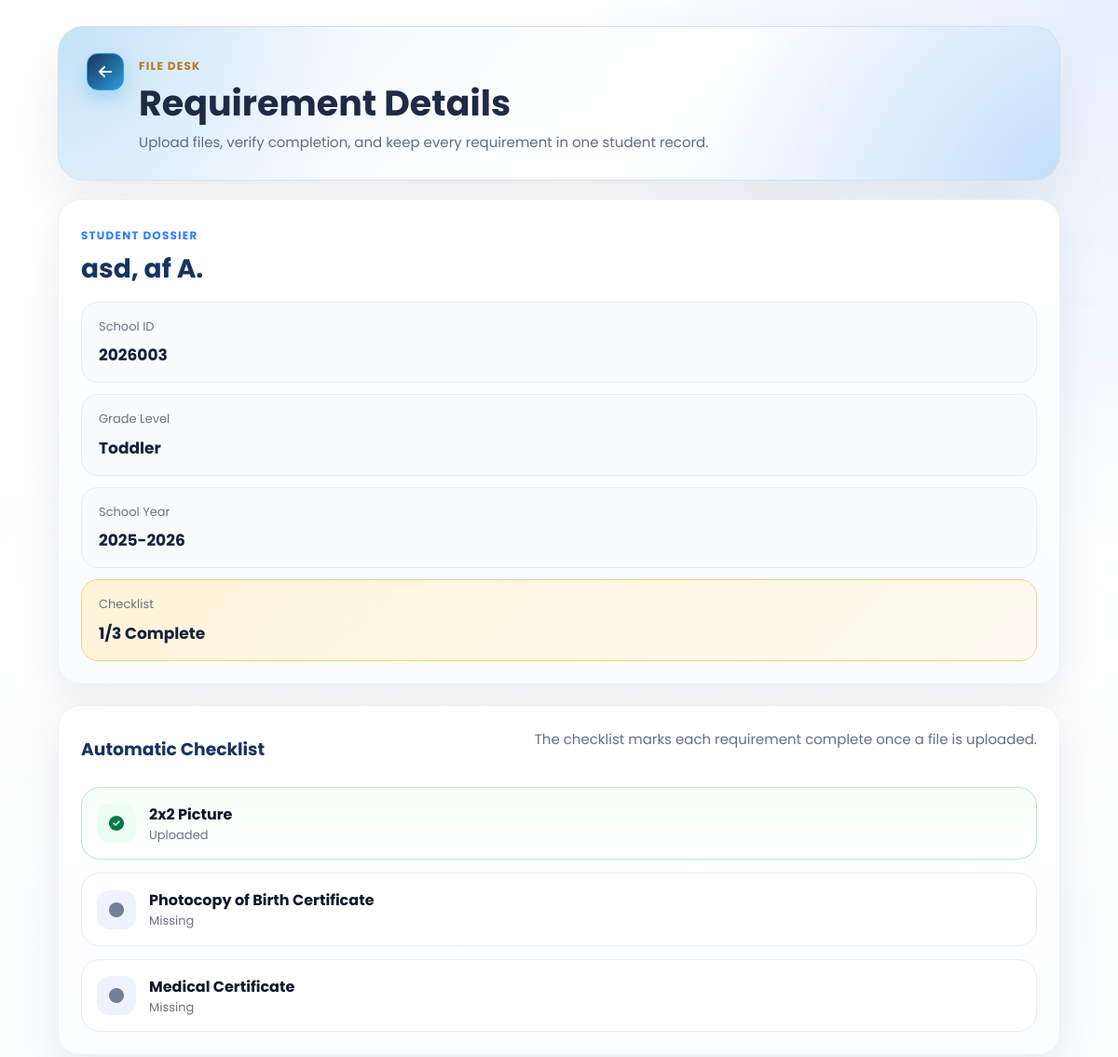
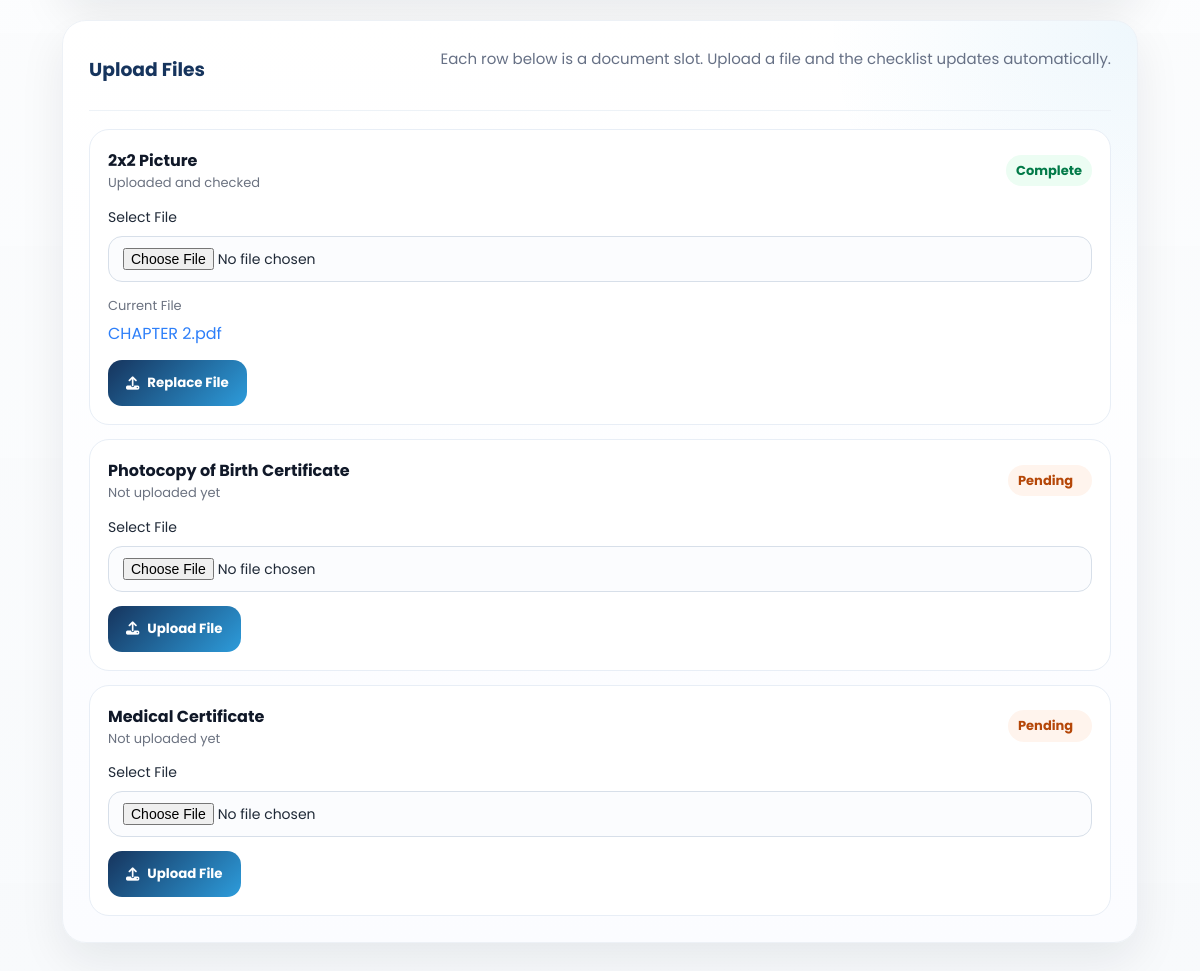
/SmartEnroll/requirements_upload_details.php?student_id=2026003 (signed in), run on the app's committed database (2 pictures, top to bottom).
### tables this page shows
CREATE TABLE `enrollments` (
  `id` int(11) NOT NULL,
  `grade_level` varchar(50) DEFAULT NULL,
  `student_id` varchar(20) DEFAULT NULL,
  `school_year` varchar(20) DEFAULT NULL,
  `student_status` varchar(50) DEFAULT NULL,
  `completion_date` date DEFAULT NULL,
  `learner_lname` varchar(100) DEFAULT NULL,
  `learner_fname` varchar(100) DEFAULT NULL,
  `learner_mname` varchar(100) DEFAULT NULL,
  `learner_ext` varchar(20) DEFAULT NULL,
  `nickname` varchar(100) DEFAULT NULL,
  `sex` varchar(20) DEFAULT NULL,
  `dob` varchar(20) DEFAULT NULL,
  `age` int(11) DEFAULT NULL,
  `mother_tongue` varchar(100) DEFAULT NULL,
  `religion` varchar(100) DEFAULT NULL,
  `email` varchar(150) DEFAULT NULL,
  `province` varchar(100) DEFAULT NULL,
  `municipality` varchar(100) DEFAULT NULL,
  `barangay` varchar(100) DEFAULT NULL,
  `street` varchar(150) DEFAULT NULL,
  `father_lname` varchar(100) DEFAULT NULL,
  `father_fname` varchar(100) DEFAULT NULL,
  `father_mname` varchar(100) DEFAULT NULL,
  `father_occ` varchar(100) DEFAULT NULL,
  `father_contact` varchar(50) DEFAULT NULL,
  `mother_lname` varchar(100) DEFAULT NULL,
  `mother_fname` varchar(100) DEFAULT NULL,
  `mother_mname` varchar(100) DEFAULT NULL,
  `mother_occ` varchar(100) DEFAULT NULL,
  `mother_contact` varchar(50) DEFAULT NULL,
  `mother_maiden` varchar(100) DEFAULT NULL,
  `guardian_type` varchar(50) DEFAULT NULL,
  `guardian_lname` varchar(100) DEFAULT NULL,
  `guardian_fname` varchar(100) DEFAULT NULL,
  `guardian_mname` varchar(100) DEFAULT NULL,
  `guardian_occ` varchar(100) DEFAULT NULL,
  `guardian_contact` varchar(50) DEFAULT NULL,
  `emergency1_name` varchar(150) DEFAULT NULL,
  `emergency1_relationship` varchar(100) DEFAULT NULL,
  `emergency1_contact` varchar(50) DEFAULT NULL,
  `emergency2_name` varchar(150) DEFAULT NULL,
  `emergency2_relationship` varchar(100) DEFAULT NULL,
  `emergency2_contact` varchar(50) DEFAULT NULL,
  `emergency3_name` varchar(150) DEFAULT NULL,
  `emergency3_relationship` varchar(100) DEFAULT NULL,
  `emergency3_contact` varchar(50) DEFAULT NULL,
  `special_needs` text DEFAULT NULL,
  `medication` varchar(10) DEFAULT NULL,
  `medication_details` text DEFAULT NULL,
  `created_at` timestamp NOT NULL DEFAULT current_timestamp()
);

CREATE TABLE `student_requirements` (
  `id` int(11) NOT NULL,
  `enrollment_id` int(11) NOT NULL,
  `student_id` varchar(100) NOT NULL,
  `requirement_key` varchar(100) NOT NULL,
  `original_name` varchar(255) NOT NULL DEFAULT '',
  `stored_name` varchar(255) NOT NULL DEFAULT '',
  `file_path` varchar(255) NOT NULL DEFAULT '',
  `uploaded_at` timestamp NOT NULL DEFAULT current_timestamp()
);

### SmartEnroll/requirements_upload_details.php (the view, shortened to what this page needs)
<?php
$selectedId = trim((string)($_GET['student_id'] ?? $_POST['student_id'] ?? ''));
$selectedStudent = null;
$requirements = [
    'picture_2x2' => '2x2 Picture',
    'birth_certificate' => 'Photocopy of Birth Certificate',
    'medical_certificate' => 'Medical Certificate',
];
$uploadedFiles = [];
function format_name(array $row): string
{
    $m = trim((string)($row['learner_mname'] ?? ''));
    $mi = $m !== '' ? strtoupper(mb_substr($m, 0, 1)) . '.' : '';
    $full = trim(
        ($row['learner_lname'] ?? '') . ', ' .
        ($row['learner_fname'] ?? '') . ' ' . $mi
    );
    return trim(preg_replace('/\s+/', ' ', $full), ' ,');
}
function get_student(mysqli $conn, string $studentId): ?array
{
    $stmt = $conn->prepare(
        "SELECT id, student_id, learner_lname, learner_fname, learner_mname, grade_level, school_year
         FROM enrollments
         WHERE student_id = ?
         LIMIT 1"
    );
    $stmt->bind_param('s', $studentId);
    $stmt->execute();
    $student = $stmt->get_result()->fetch_assoc() ?: null;
    return $student;
}
function load_uploaded_files(mysqli $conn, int $enrollmentId): array
{
    $files = [];
    $stmt = $conn->prepare(
        "SELECT requirement_key, original_name, stored_name, file_path, uploaded_at
         FROM student_requirements
         WHERE enrollment_id = ?"
    );
    $stmt->bind_param('i', $enrollmentId);
    $stmt->execute();
    $result = $stmt->get_result();
    while ($row = $result->fetch_assoc()) {
        $files[$row['requirement_key']] = $row;
    }
    return $files;
}
try {
    $conn = new mysqli('127.0.0.1', 'root', '', 'smartenroll');
    $conn->set_charset('utf8mb4');
    $selectedStudent = get_student($conn, $selectedId);
    $uploadedFiles = load_uploaded_files($conn, (int)$selectedStudent['id']);
} catch (Throwable $e) {
    $error = $e->getMessage();
}
$studentName = $selectedStudent ? format_name($selectedStudent) : '';
$completedCount = 0;
foreach (array_keys($requirements) as $key) {
    if (isset($uploadedFiles[$key])) {
        $completedCount++;
    }
}
?>
<!DOCTYPE html>
<html lang="en">
<head>
    <link rel="stylesheet" href="css/style.css">
    <link rel="stylesheet" href="css/requirements_upload.css">
    <link rel="stylesheet" href="https://cdnjs.cloudflare.com/ajax/libs/font-awesome/6.5.0/css/all.min.css">
</head>
<body class="dashboard-page dashboard-white-page">
<main class="dashboard-main requirements-main">
    <section class="requirements-hero detail-hero">
        <div class="requirements-hero-top">
            <a href="requirements_upload.php" class="dashboard-link back-left"><i class="fa-solid fa-arrow-left"></i></a>
            <div class="requirements-hero-copy">
                <span class="eyebrow eyebrow-gold">File Desk</span>
                <h1>Requirement Details</h1>
                <p>Upload files, verify completion, and keep every requirement in one student record.</p>
            </div>
        </div>
    </section>
    <?php if ($selectedStudent): ?>
        <section class="requirements-workspace">
            <aside class="requirements-sidebar">
                <div class="student-dossier">
                    <span class="eyebrow eyebrow-blue">Student Dossier</span>
                    <h2><?php echo htmlspecialchars($studentName); ?></h2>
                    <div class="dossier-list">
                        <div class="dossier-item">
                            <span>School ID</span>
                            <strong><?php echo htmlspecialchars((string)$selectedStudent['student_id']); ?></strong>
                        </div>
                        <div class="dossier-item">
                            <span>Grade Level</span>
                            <strong><?php echo htmlspecialchars((string)$selectedStudent['grade_level']); ?></strong>
                        </div>
                        <div class="dossier-item">
                            <span>School Year</span>
                            <strong><?php echo htmlspecialchars((string)$selectedStudent['school_year']); ?></strong>
                        </div>
                        <div class="dossier-item accent">
                            <span>Checklist</span>
                            <strong><?php echo $completedCount; ?>/<?php echo count($requirements); ?> Complete</strong>
                        </div>
                    </div>
                </div>
                <div class="requirements-panel checklist-panel">
                    <div class="requirements-panel-head">
                    <h3>Automatic Checklist</h3>
                    <p>The checklist marks each requirement complete once a file is uploaded.</p>
                </div>
                <div class="checklist-list">
                    <?php foreach ($requirements as $key => $label): ?>
                        <?php $isDone = isset($uploadedFiles[$key]); ?>
                        <div class="checklist-item <?php echo $isDone ? 'done' : ''; ?>">
                            <div class="checklist-icon">
                                <i class="fa-solid <?php echo $isDone ? 'fa-circle-check' : 'fa-circle'; ?>"></i>
                            </div>
                            <div class="checklist-copy">
                                <strong><?php echo htmlspecialchars($label); ?></strong>
                                <span><?php echo $isDone ? 'Uploaded' : 'Missing'; ?></span>
                            </div>
                        </div>
                    <?php endforeach; ?>
                </div>
                </div>
            </aside>
            <section class="requirements-panel upload-workbench">
                <div class="requirements-panel-head upload-workbench-head">
                    <h3>Upload Files</h3>
                    <p>Each row below is a document slot. Upload a file and the checklist updates automatically.</p>
                </div>
                <div class="upload-card-list">
                    <?php foreach ($requirements as $key => $label): ?>
                        <?php $fileInfo = $uploadedFiles[$key] ?? null; ?>
                        <form class="upload-item-card" method="post" action="requirements_upload_details.php?student_id=<?php echo urlencode($selectedId); ?>" enctype="multipart/form-data">
                            <div class="upload-item-head">
                                <div>
                                    <strong><?php echo htmlspecialchars($label); ?></strong>
                                    <span><?php echo $fileInfo ? 'Uploaded and checked' : 'Not uploaded yet'; ?></span>
                                </div>
                                <span class="upload-status <?php echo $fileInfo ? 'done' : 'pending'; ?>">
                                    <?php echo $fileInfo ? 'Complete' : 'Pending'; ?>
                                </span>
                            </div>
                            <label class="file-input-wrap">
                                <span>Select File</span>
                                <input type="file" name="requirement_file" accept=".jpg,.jpeg,.png,.pdf" required>
                            </label>
                            <?php if ($fileInfo): ?>
                                <div class="uploaded-file-note">
                                    <span>Current File</span>
                                    <a href="<?php echo htmlspecialchars($fileInfo['file_path']); ?>" target="_blank" rel="noopener noreferrer">
                                        <?php echo htmlspecialchars((string)$fileInfo['original_name']); ?>
                                    </a>
                                </div>
                            <?php endif; ?>
                            <button type="submit" class="upload-submit-btn">
                                <i class="fa-solid fa-upload"></i>
                                <?php echo $fileInfo ? 'Replace File' : 'Upload File'; ?>
                            </button>
                        </form>
                    <?php endforeach; ?>
                </div>
            </section>
        </section>
    <?php endif; ?>
</main>
</body>
</html>

### SmartEnroll/css/style.css (style rules this page uses)
* { margin: 0; padding: 0; box-sizing: border-box; font-family: 'Poppins', sans-serif; }
:root { --logo-blue: #19325a; --logo-blue-light: #1e88e5; --logo-yellow: #fdd835; --logo-yellow-soft: #ffe970; --logo-green: #43a047; }
body, html { height: 100%; color: #fff; }
html { scroll-behavior: smooth; }
body { background: #0f172a; }
.eyebrow { text-transform: uppercase; letter-spacing: 1.4px; font-size: 12px; color: #6b7280; margin-bottom: 8px; font-weight: 600; }
.dashboard-page { background: linear-gradient(135deg, rgba(12, 25, 47, 0.72), rgba(25, 50, 90, 0.48)), #f5f6f8; color: #1b1f2a; position: relative; min-height: 100vh; overflow-x: hidden; }
.dashboard-page::before { content: ""; position: fixed; inset: 0; background: linear-gradient(135deg, rgba(12, 25, 47, 0.5), rgba(25, 50, 90, 0.18)), url('../assets/img1.jpg') center center / cover no-repeat; filter: blur(5px) saturate(1.05); transform: scale(1.05); z-index: 0; }
.dashboard-page::after { content: ""; position: fixed; inset: 0; background: radial-gradient(circle at top right, rgba(253, 216, 53, 0.22), transparent 28%), linear-gradient(180deg, rgba(255, 255, 255, 0.08), rgba(255, 255, 255, 0.16)); z-index: 0; pointer-events: none; }
.dashboard-page.dashboard-white-page { background: #f8fafc; }
.dashboard-page.dashboard-white-page::before { display: none; }
.dashboard-page.dashboard-white-page::after { background: radial-gradient(circle at top right, rgba(219, 234, 254, 0.72), transparent 24%), linear-gradient(180deg, rgba(255, 255, 255, 0.96), rgba(248, 250, 252, 1)); }
.dashboard-main { width: min(1920px, calc(100vw - 96px)); max-width: 1920px; margin: 0 auto; padding: 42px 24px 56px; position: relative; z-index: 1; }
.dashboard-link { text-decoration: none; color: var(--logo-blue); font-weight: 700; background: rgba(253, 216, 53, 0.95); padding: 12px 18px; border-radius: 999px; box-shadow: 0 10px 24px rgba(253, 216, 53, 0.26); transition: transform 0.2s ease, box-shadow 0.2s ease, background 0.2s ease; }

### data on the page
enrollments: studentName "asd, af A.", student "2026003", grade_level "Toddler", school_year "2025-2026", id.original_name "CHAPTER 2.pdf"

### other printed values
$completedCount "1"
count($requirements) "3"
$label "2x2 Picture"
$label "Photocopy of Birth Certificate"
$label "Medical Certificate"
